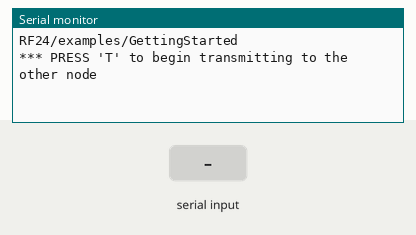
Bench run of a sketch on a simulated Arduino Uno, built with avr-gcc and run on an emulated ATmega328P. On the bench: the last lines printed to the serial monitor. The test bench sets the inputs (shaded band). No radio packets arrive unless stated.

Above: at 1.2 s.
1.3 s: "T" received over Serial
At 2.0 s:
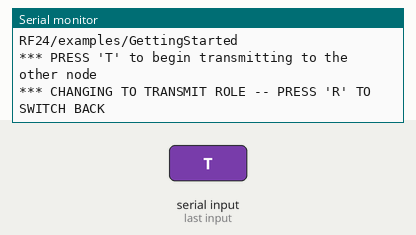
2.8 s: "R" received over Serial
At 3.2 s:
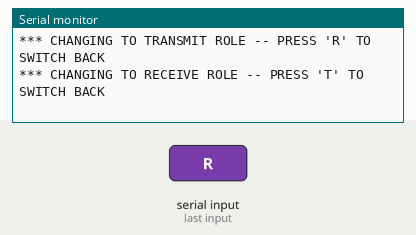

Measured:
- after the input at 1.3 s, the serial monitor: prints a new line at once (image 1)
- after the input at 2.8 s, the serial monitor: prints a new line at once (image 2)

The sketch:

rxLED.ino
```cpp
/*
* Getting Started example sketch for nRF24L01+ radios
* This is a very basic example of how to send data from one node to another
* Updated: Dec 2014 by TMRh20
*/

#include <SPI.h>
#include "RF24.h"

/****************** User Config ***************************/
/***      Set this radio as radio number 0 or 1         ***/
bool radioNumber = 0;

//1 is uno on my RIGHT
//0 is metro on LEFT

int END_BYTE = 32;

/* Hardware configuration: Set up nRF24L01 radio on SPI bus plus pins 7 & 8 */
RF24 radio(9,10);
/**********************************************************/

byte addresses[][6] = {"1Node","2Node"};

// Used to control whether this node is sending or receiving
bool role = radioNumber;

void setup() {
  Serial.begin(115200);
  Serial.println(F("RF24/examples/GettingStarted"));
  Serial.println(F("*** PRESS 'T' to begin transmitting to the other node"));

  radio.begin();

  // Set the PA Level low to prevent power supply related issues since this is a
 // getting_started sketch, and the likelihood of close proximity of the devices. RF24_PA_MAX is default.
  radio.setPALevel(RF24_PA_MAX);
  radio.disableCRC();
  radio.setAutoAck(false);
  radio.setChannel(90);
  radio.setDataRate(RF24_2MBPS);
  radio.setRetries(0,0);

  // Open a writing and reading pipe on each radio, with opposite addresses
  if(radioNumber){
    radio.openWritingPipe(addresses[1]);
    radio.openReadingPipe(1,addresses[0]);
  }else{
    radio.openWritingPipe(addresses[0]);
    radio.openReadingPipe(1,addresses[1]);
  }

  // Start the radio listening for data
  radio.startListening();
}

unsigned long i = 0;

unsigned long first_packet;

void loop() {

/****************** Pong Back Role ***************************/

  if ( role == 0 )
  {
    unsigned long got_time;

    if( radio.available()){

      while (radio.available()) {
        radio.read( &got_time, sizeof(unsigned long) );
      }

     if(got_time == 0){
      first_packet = micros();
     }

     if(got_time == END_BYTE - 1){
      if(micros()-first_packet > 15000){
        Serial.print("OVER 15ms!!!");
        Serial.println(micros()-first_packet);
      }

     }

   }
 }


/****************** Change Roles via Serial Commands ***************************/

  if ( Serial.available() )
  {
    char c = toupper(Serial.read());
    if ( c == 'T' && role == 0 ){
      Serial.println(F("*** CHANGING TO TRANSMIT ROLE -- PRESS 'R' TO SWITCH BACK"));
      role = 1;                  // Become the primary transmitter (ping out)

   }else
    if ( c == 'R' && role == 1 ){
      Serial.println(F("*** CHANGING TO RECEIVE ROLE -- PRESS 'T' TO SWITCH BACK"));
       role = 0;                // Become the primary receiver (pong back)
       radio.startListening();

    }
  }


} // Loop
```
